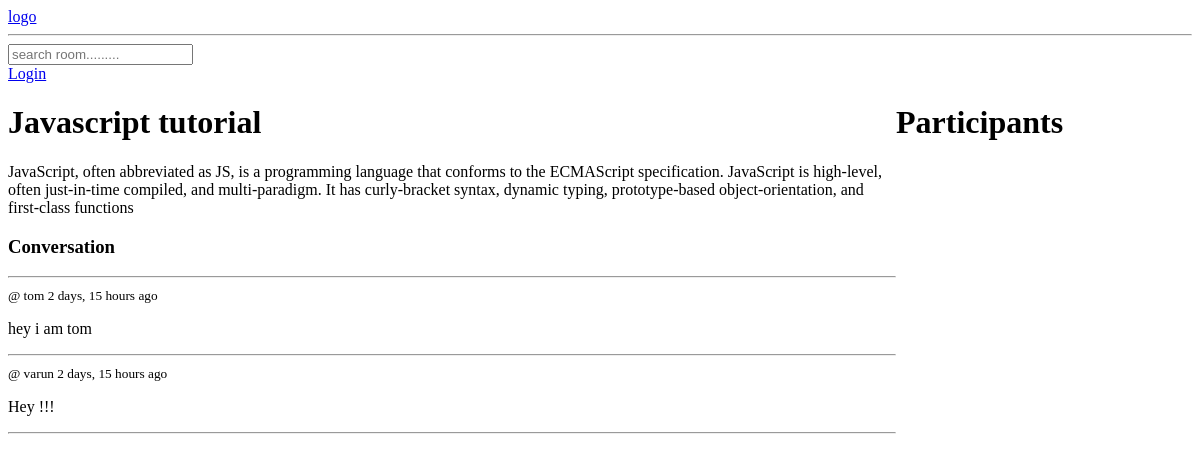
The page /room/5/ on the database as committed earlier.
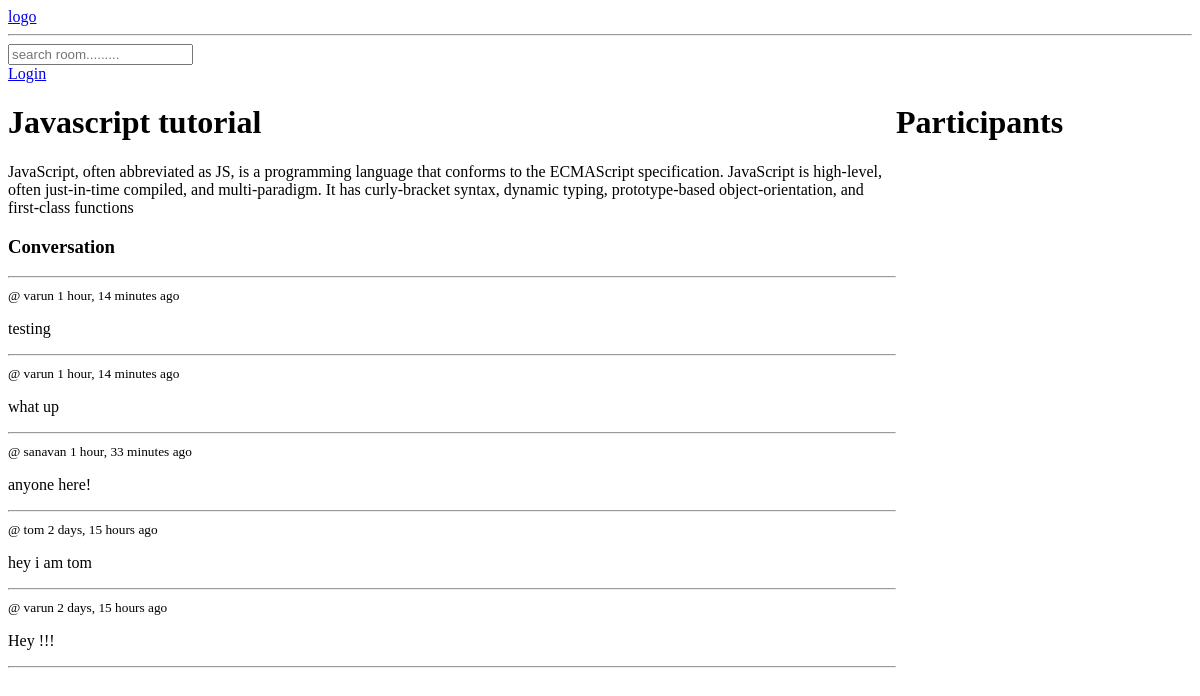
The same page on the database as committed later.
### base/models.py (models this page shows, shortened)
class Message(models.Model):
    user = models.ForeignKey(User,on_delete=models.CASCADE)
    room = models.ForeignKey(Room,on_delete=models.CASCADE)
    body = models.TextField()
    updated = models.DateTimeField(auto_now=True)
    created = models.DateTimeField(auto_now_add=True)

### base/views.py (the view, shortened to what this page needs)
# urls.py: path('room/<str:pk>/',views.room,name='room'),
def room(req,pk):
    room =  Room.objects.get(id=pk)
    room_message = room.message_set.all().order_by('-created')
    return render(req,'base/room.html',{
        "room":room,"room_message":room_message
        })

### base/templates/base/room.html (shortened to what this page needs)
{% extends "main.html" %}
{%block content%}
<div class="room-container">
    <div>
        <div>
            <h1> {{room.name}} </h1>
            <p>{{room.description}} </p>
        </div>
        <div class="comment-wrapper">
            <h3>Conversation</h3>
            <hr>
            {% for message in room_message %}
            <div>
                <small>@ {{message.user}}  {{message.created |timesince }} ago </small>
                <p>{{message.body}}</p>
                <hr>
            </div>
            {%endfor%}
        </div>
    </div>
    <div>
        <h1> Participants </h1>
    </div>
</div>
{%endblock content%}

Rows that differ between the two databases and show on the page:
added Message: user "varun", created "1 hour, 14 minutes", body "testing"
added Message: user "varun", created "1 hour, 14 minutes", body "what up"
added Message: user "sanavan", created "1 hour, 33 minutes", body "anyone here!"
